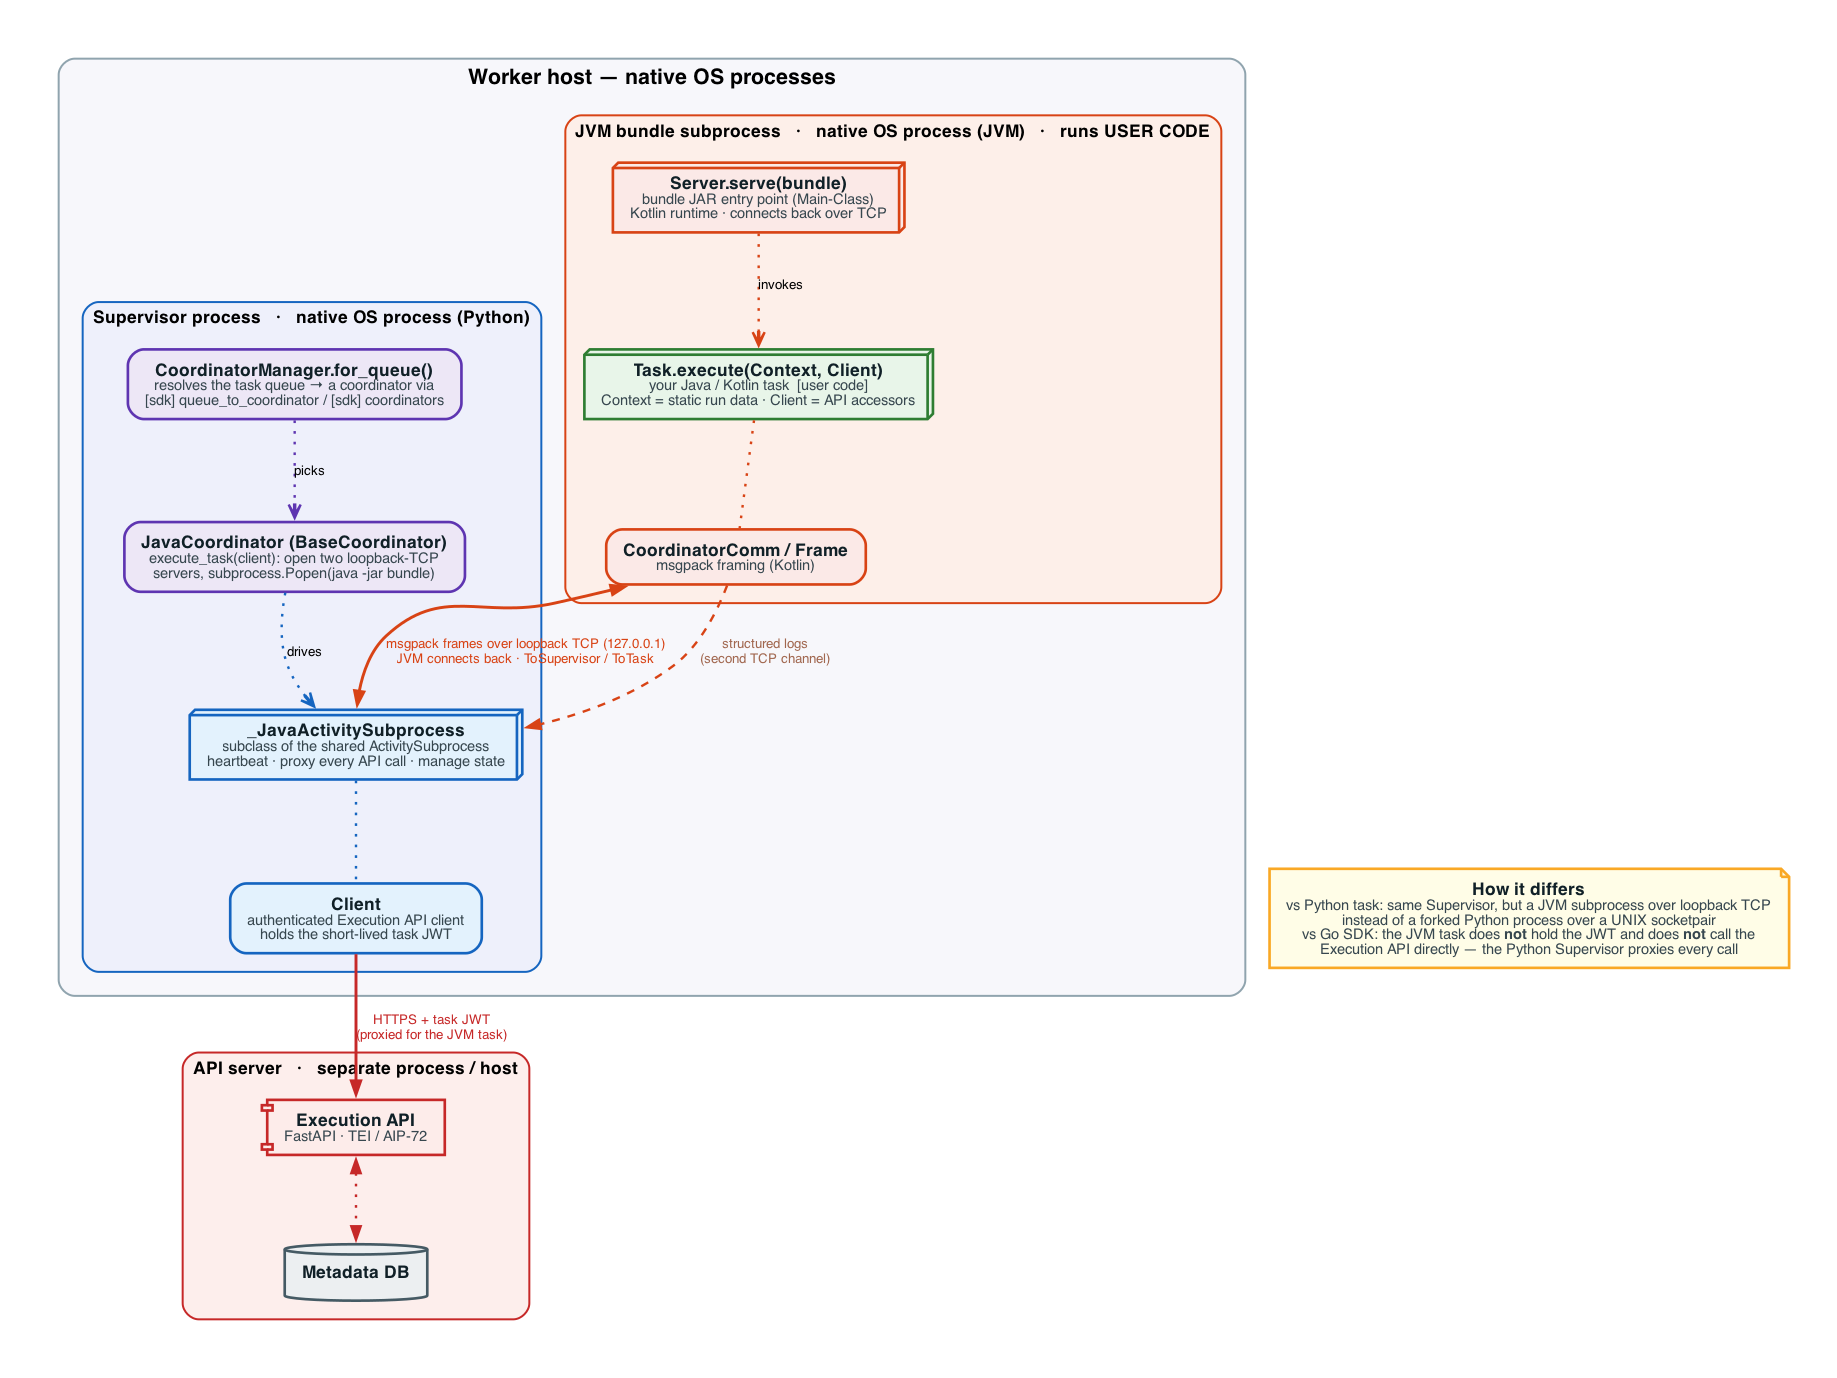

Recreate this plot in Python.
# Licensed to the Apache Software Foundation (ASF) under one
# or more contributor license agreements.  See the NOTICE file
# distributed with this work for additional information
# regarding copyright ownership.  The ASF licenses this file
# to you under the Apache License, Version 2.0 (the
# "License"); you may not use this file except in compliance
# with the License.  You may obtain a copy of the License at
#
#   http://www.apache.org/licenses/LICENSE-2.0
#
# Unless required by applicable law or agreed to in writing,
# software distributed under the License is distributed on an
# "AS IS" BASIS, WITHOUT WARRANTIES OR CONDITIONS OF ANY
# KIND, either express or implied.  See the License for the
# specific language governing permissions and limitations
# under the License.
# /// script
# requires-python = ">=3.10"
# dependencies = [
#    "rich>=13.6.0",
#    "graphviz>=0.20.1",
# ]
# ///
"""
Architecture diagram for the Java (JVM) Task SDK.

Unlike the Go SDK (a standalone edge worker), the Java SDK plugs into the *same*
Python Supervisor via a new **Coordinator** layer:

* ``CoordinatorManager`` resolves the task's ``queue`` to a ``BaseCoordinator``
  (``JavaCoordinator`` for the ``java`` queue, ``_PythonCoordinator`` otherwise);
* ``JavaCoordinator.execute_task()`` opens two loopback-TCP servers, spawns a JVM
  bundle process with ``subprocess.Popen``, and drives it with
  ``_JavaActivitySubprocess`` — a subclass of the shared ``ActivitySubprocess``;
* the JVM process connects *back* over TCP and speaks the same msgpack protocol as
  a Python task, so the Python side heartbeats, proxies every Execution-API call,
  and manages state. The JVM task therefore **never holds the task JWT**.

Rendered with graphviz directly so labels sit inside sized shapes: 3-D box =
native OS process, rounded box = an object inside a process, component = a server
app, cylinder = the database, note = a caption.
"""

from __future__ import annotations

from pathlib import Path

import graphviz
from rich.console import Console

MY_DIR = Path(__file__).parent
MY_FILENAME = Path(__file__).with_suffix("").name

console = Console(width=400, color_system="standard")

# (fill, border) per role — consistent with the other Task SDK diagrams.
COORD = ("#ede7f6", "#5e35b1")  # Coordinator layer (Python, deep purple)
SUP = ("#e3f2fd", "#1565c0")  # Supervisor / ActivitySubprocess + Client (blue)
JVM = ("#fbe9e7", "#d84315")  # JVM SDK runtime (deep orange)
USER = ("#e8f5e9", "#2e7d32")  # user task code (green)
API = ("#fdecea", "#c62828")  # Execution API (red)
NEUTRAL = ("#eceff1", "#455a64")  # database
NOTE = ("#fffde7", "#f9a825")  # caption


def _label(title: str, sub: str | None = None) -> str:
    html = f"<<b>{title}</b>"
    if sub:
        html += f'<br/><font point-size="11" color="#37474f">{sub}</font>'
    return html + ">"


def _node(g, node_id: str, title: str, sub: str, *, shape: str, theme: tuple[str, str]) -> None:
    fill, border = theme
    style = "filled" if shape in ("box3d", "cylinder", "component", "note") else "rounded,filled"
    g.node(
        node_id,
        label=_label(title, sub),
        shape=shape,
        style=style,
        fillcolor=fill,
        color=border,
        penwidth="2",
        margin="0.18,0.12",
    )


def generate_java_sdk_execution_architecture_diagram():
    image_file = MY_DIR / f"{MY_FILENAME}.png"
    console.print(f"[bright_blue]Generating architecture image {image_file}")

    g = graphviz.Digraph("java_sdk_execution_architecture")
    g.attr(
        rankdir="TB",
        splines="spline",
        nodesep="0.6",
        ranksep="0.9",
        pad="0.5",
        bgcolor="white",
        fontname="Helvetica",
        newrank="true",
        compound="true",
    )
    g.attr("node", fontname="Helvetica", fontsize="13", fontcolor="#102027")
    g.attr("edge", fontname="Helvetica", fontsize="10", penwidth="1.8", color="#546e7a")

    # ------------------------------------------------------------------ #
    # Worker host — native OS processes.
    # ------------------------------------------------------------------ #
    with g.subgraph(name="cluster_host") as host:
        host.attr(
            label="Worker host — native OS processes",
            labelloc="t",
            style="rounded,filled",
            fillcolor="#f7f7fb",
            color="#90a4ae",
            penwidth="1.5",
            fontsize="16",
            fontname="Helvetica-Bold",
            margin="18",
        )

        with host.subgraph(name="cluster_sup") as sup:
            sup.attr(
                label="Supervisor process   ·   native OS process (Python)",
                labelloc="t",
                style="rounded,filled",
                fillcolor="#eef0fb",
                color=SUP[1],
                penwidth="1.5",
                fontsize="13",
                fontname="Helvetica-Bold",
                margin="14",
            )
            _node(
                sup,
                "coord_mgr",
                "CoordinatorManager.for_queue()",
                "resolves the task queue → a coordinator via<br/>[sdk] queue_to_coordinator / [sdk] coordinators",
                shape="box",
                theme=COORD,
            )
            _node(
                sup,
                "java_coord",
                "JavaCoordinator (BaseCoordinator)",
                "execute_task(client): open two loopback-TCP<br/>servers, subprocess.Popen(java -jar bundle)",
                shape="box",
                theme=COORD,
            )
            _node(
                sup,
                "supervisor",
                "_JavaActivitySubprocess",
                "subclass of the shared ActivitySubprocess<br/>heartbeat · proxy every API call · manage state",
                shape="box3d",
                theme=SUP,
            )
            _node(
                sup,
                "client",
                "Client",
                "authenticated Execution API client<br/>holds the short-lived task JWT",
                shape="box",
                theme=SUP,
            )
            sup.edge(
                "coord_mgr", "java_coord", style="dotted", color=COORD[1], arrowhead="vee", label="picks"
            )
            sup.edge(
                "java_coord", "supervisor", style="dotted", color=SUP[1], arrowhead="vee", label="drives"
            )
            sup.edge("supervisor", "client", style="dotted", color=SUP[1], arrowhead="none")

        with host.subgraph(name="cluster_jvm") as jvm:
            jvm.attr(
                label="JVM bundle subprocess   ·   native OS process (JVM)   ·   runs USER CODE",
                labelloc="t",
                style="rounded,filled",
                fillcolor="#fdefe9",
                color=JVM[1],
                penwidth="1.5",
                fontsize="13",
                fontname="Helvetica-Bold",
                margin="14",
            )
            _node(
                jvm,
                "server",
                "Server.serve(bundle)",
                "bundle JAR entry point (Main-Class)<br/>Kotlin runtime · connects back over TCP",
                shape="box3d",
                theme=JVM,
            )
            _node(
                jvm,
                "task",
                "Task.execute(Context, Client)",
                "your Java / Kotlin task  [user code]<br/>Context = static run data · Client = API accessors",
                shape="box3d",
                theme=USER,
            )
            _node(
                jvm,
                "comm",
                "CoordinatorComm / Frame",
                "msgpack framing (Kotlin)",
                shape="box",
                theme=JVM,
            )
            jvm.edge("server", "task", style="dotted", color=JVM[1], arrowhead="vee", label="invokes")
            jvm.edge("task", "comm", style="dotted", color=JVM[1], arrowhead="none")

        # Loopback-TCP comms between the two native OS processes (JVM connects back).
        g.edge(
            "comm",
            "supervisor",
            label="msgpack frames over loopback TCP (127.0.0.1)\nJVM connects back · ToSupervisor / ToTask",
            color=JVM[1],
            fontcolor=JVM[1],
            dir="both",
            penwidth="2.2",
        )
        g.edge(
            "comm",
            "supervisor",
            label="structured logs\n(second TCP channel)",
            color=JVM[1],
            fontcolor="#a1674f",
            style="dashed",
        )

    # ------------------------------------------------------------------ #
    # API server — separate process / host.
    # ------------------------------------------------------------------ #
    with g.subgraph(name="cluster_server") as server:
        server.attr(
            label="API server   ·   separate process / host",
            labelloc="t",
            style="rounded,filled",
            fillcolor="#fdeeec",
            color=API[1],
            penwidth="1.5",
            fontsize="13",
            fontname="Helvetica-Bold",
            margin="14",
        )
        _node(
            server,
            "execution_api",
            "Execution API",
            "FastAPI · TEI / AIP-72",
            shape="component",
            theme=API,
        )
        _node(server, "metadata_db", "Metadata DB", "", shape="cylinder", theme=NEUTRAL)
        server.edge("execution_api", "metadata_db", style="dotted", color=API[1], dir="both")

    g.edge(
        "client",
        "execution_api",
        label="HTTPS + task JWT\n(proxied for the JVM task)",
        color=API[1],
        fontcolor=API[1],
        penwidth="2.2",
    )

    # Contrast caption.
    _node(
        g,
        "note",
        "How it differs",
        "vs Python task: same Supervisor, but a JVM subprocess over loopback TCP<br/>"
        "instead of a forked Python process over a UNIX socketpair<br/>"
        "vs Go SDK: the JVM task does <b>not</b> hold the JWT and does <b>not</b> call the<br/>"
        "Execution API directly — the Python Supervisor proxies every call",
        shape="note",
        theme=NOTE,
    )
    g.edge("supervisor", "note", style="invis")

    g.render(outfile=str(image_file), format="png", cleanup=True)
    console.print(f"[green]Generated architecture image {image_file}")


if __name__ == "__main__":
    generate_java_sdk_execution_architecture_diagram()
